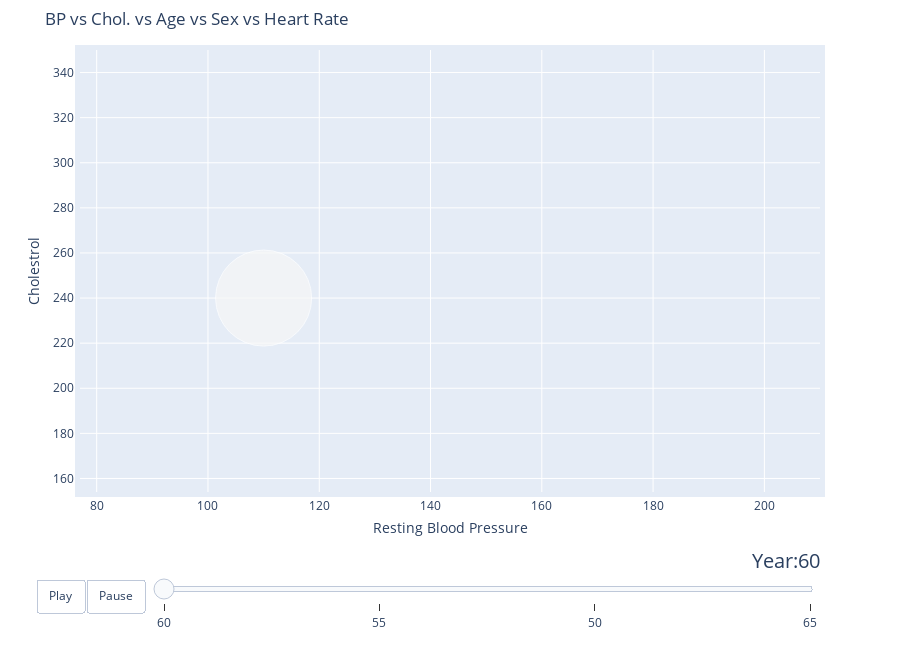

Write notebook code for a chart like this one.
### Code cell
# Simple test dataset
from bubbly.bubbly import bubbleplot
data = pd.DataFrame({
    'trestbps': [120, 130, 110, 150],
    'chol': [230, 250, 240, 220],
    'sex': [0, 1, 0, 1],
    'age': [60, 55, 50, 65],
    'oldpeak': [1.0, 2.5, 1.2, 0.5]
})

figure = bubbleplot(
    dataset = data,
    x_column = 'trestbps',
    y_column = 'chol',
    bubble_column = 'sex',
    time_column = 'age',
    size_column = 'oldpeak',
    color_column = 'sex',
    x_title = "Resting Blood Pressure",
    y_title = "Cholestrol",
    title = 'BP vs Chol. vs Age vs Sex vs Heart Rate',
    x_logscale = False,
    scale_bubble = 3,
    height = 650
)

py.iplot(figure, config={'scrollzoom': True})

### Figure 1 — Plotly figure (JSON) as saved in the notebook; plotly's stock layout.template omitted (floating-point values rounded to 4 significant figures)
{"data": [{"marker": {"color": [0], "size": [1.2], "sizemode": "area", "sizeref": 0.0002604}, "mode": "markers", "text": ["0"], "x": [110], "y": [240], "type": "scatter"}], "layout": {"height": 650, "hovermode": "closest", "margin": {"b": 50, "pad": 5, "t": 50}, "showlegend": false, "sliders": [{"active": 0, "currentvalue": {"font": {"size": 20}, "prefix": "Year:", "visible": true, "xanchor": "right"}, "len": 0.9, "pad": {"b": 10, "t": 50}, "steps": [{"args": [[60], {"frame": {"duration": 300, "redraw": false}, "mode": "immediate", "transition": {"duration": 300}}], "label": "60", "method": "animate"}, {"args": [[55], {"frame": {"duration": 300, "redraw": false}, "mode": "immediate", "transition": {"duration": 300}}], "label": "55", "method": "animate"}, {"args": [[50], {"frame": {"duration": 300, "redraw": false}, "mode": "immediate", "transition": {"duration": 300}}], "label": "50", "method": "animate"}, {"args": [[65], {"frame": {"duration": 300, "redraw": false}, "mode": "immediate", "transition": {"duration": 300}}], "label": "65", "method": "animate"}], "transition": {"duration": 300, "easing": "cubic-in-out"}, "x": 0.1, "xanchor": "left", "y": 0, "yanchor": "top"}], "title": {"text": "BP vs Chol. vs Age vs Sex vs Heart Rate"}, "updatemenus": [{"buttons": [{"args": [null, {"frame": {"duration": 500, "redraw": false}, "fromcurrent": true, "transition": {"duration": 300, "easing": "quadratic-in-out"}}], "label": "Play", "method": "animate"}, {"args": [[null], {"frame": {"duration": 0, "redraw": false}, "mode": "immediate", "transition": {"duration": 0}}], "label": "Pause", "method": "animate"}], "direction": "left", "pad": {"r": 10, "t": 87}, "showactive": false, "type": "buttons", "x": 0.1, "xanchor": "right", "y": 0, "yanchor": "top"}], "xaxis": {"autorange": false, "range": [77, 210], "title": {"text": "Resting Blood Pressure"}}, "yaxis": {"autorange": false, "range": [154, 350], "title": {"text": "Cholestrol"}}}}
